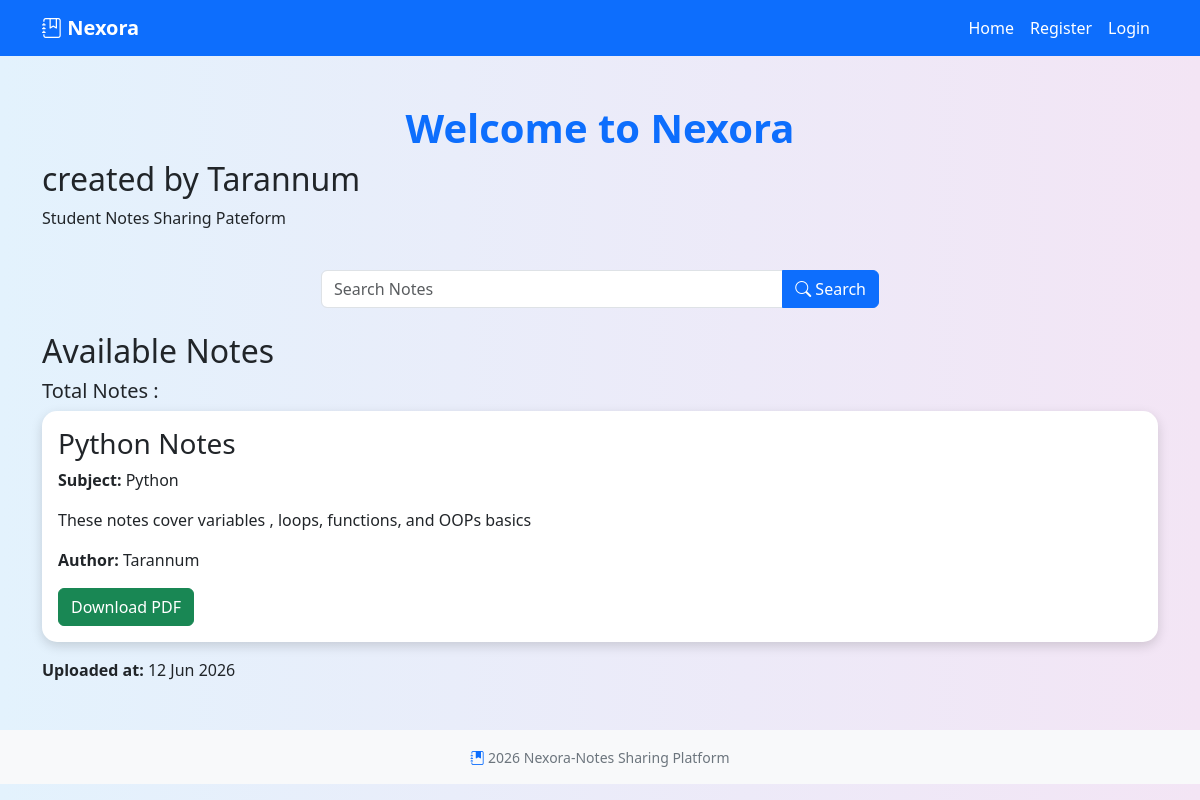
The app's page /subject/Python/ with its own data.
### Notes/models.py (models this page shows, shortened)
class Note(models.Model):
    title = models.CharField(max_length = 200)
    subject = models.CharField(max_length = 100)
    description = models.TextField()
    author = models.CharField(max_length=200)
    uploaded_at = models.DateTimeField(auto_now_add=True)
    file = models.FileField(upload_to = 'notes/', blank=True, null=True)

### Notes/views.py (the view)
# urls.py: path('subject/<str:subject>/',views.subject_notes),
def subject_notes(request, subject):
    notes = Note.objects.filter(subject = subject)
    return render(request, 'home.html', {'notes':notes})

### Notes/templates/home.html (shortened to what this page needs)
 {% extends "base.html" %}
 {% block content %}
    <div class="container mt-5">
      <h1 class = " main-heading text-center text-primary">Welcome to Nexora</h1>
      <h2>created by Tarannum</h2>
      <p>Student Notes Sharing Pateform</p>
      <br>
      <form method = "GET" class ="w-50 mx-auto mb-4">
        <div class = "input-group ">
        <input type="text" name = "search" placeholder = "Search Notes" class = "form-control">
        <button type ="submit" class = "btn btn-primary "><i class = "bi bi-search"></i> Search</button>
        </div>
      </form>
      <h2>Available Notes</h2>
      <h5>Total Notes : {{total_notes}}</h5>
      {%for note in notes%}
      <div class="card note-card  mb-3">
        <div class="card-body">
          <h3>{{note.title}}</h3>
          <p><b>Subject: </b>{{note.subject}}</p>
          <p>{{note.description}}</p>
          <p><b>Author:</b> {{note.author}}</p>
          {% if note.file %}
          <a href="{{note.file.url}}" class="btn btn-success" >Download PDF</a>
          {% else %}
          <p>No PDF available</p>
          {% endif%}
        </div>
      </div>
      <p><b>Uploaded at:</b> {{note.uploaded_at|date:"d M Y"}}</p>
      {%endfor%}
    </div>
 {% endblock %}

### Notes/static/CSS/style.css (style rules this page uses)
body { background:linear-gradient(to right,#e3f2fd,#f3e5f5) }
.note-card { box-shadow: 0 4px 12px 0 rgba(0,0,0,0.15); border:none; border-radius: 15px; }
h1 { color:#0d6efd; font-weight: bold; }

### records on screen
Note: title "Python Notes", subject "Python", description "These notes cover variables , loops, functions, and OOPs basics", author "Tarannum", uploaded_at "12 Jun 2026"
